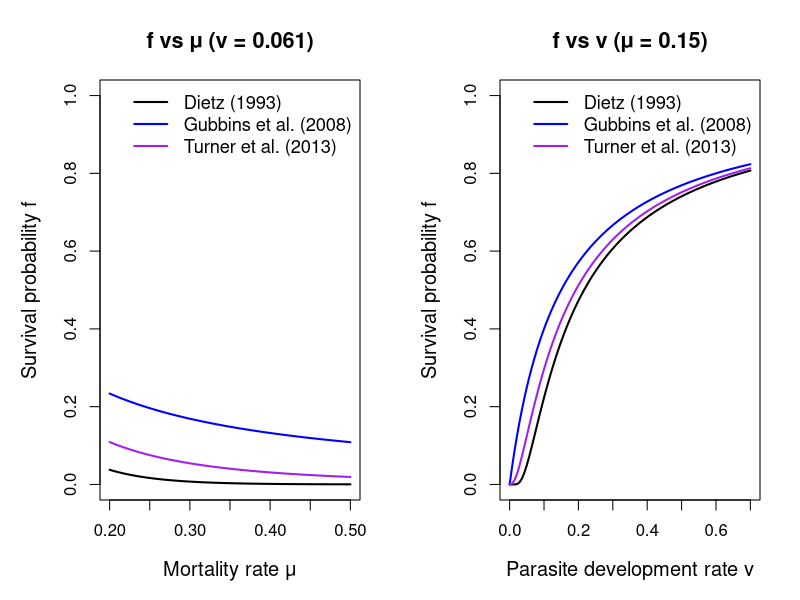

Write R code to recreate this figure.
## ---- chunk 1
#| label: f-functions
#| echo: true

# Three formulas for survival probability
f_dietz <- function(mu, nu) {
  exp(-mu/nu)
}

f_gubbins <- function(mu, nu) {
  nu / (nu + mu)
}

f_turner <- function(mu, nu) {
  (3*nu / (3*nu + mu))^3
}
## ---- chunk 2
#| label: figure3-replication
#| echo: true
#| fig-cap: "Replication of Figure 3: Latent period survival probability f as a function of mortality rate μ (left) and parasite development rate ν (right)"
#| fig-width: 12
#| fig-height: 5

# Setup for side-by-side plots
par(mfrow = c(1, 2), mar = c(5, 5, 4, 2))

# Left: mortality vs survival (ν fixed at 0.061)
mu_range <- seq(0.2, 0.5, length.out = 100)
nu_fixed <- 0.061

f1_left <- f_dietz(mu_range, nu_fixed)
f2_left <- f_gubbins(mu_range, nu_fixed)
f3_left <- f_turner(mu_range, nu_fixed)

plot(mu_range, f1_left, type = "l", col = "black", lwd = 2,
     xlab = "Mortality rate μ", ylab = "Survival probability f",
     main = "f vs μ (ν = 0.061)", ylim = c(0, 1), cex.lab = 1.2, cex.main = 1.3)
lines(mu_range, f2_left, col = "blue", lwd = 2)
lines(mu_range, f3_left, col = "purple", lwd = 2)
legend("topright", legend = c("Dietz (1993)", "Gubbins et al. (2008)", "Turner et al. (2013)"),
       col = c("black", "blue", "purple"), lwd = 2, bty = "n", cex = 1.1)

# Right: parasite development vs survival (μ fixed at 0.15)
nu_range <- seq(0, 0.7, length.out = 100)
mu_fixed <- 0.15

f1_right <- f_dietz(mu_fixed, nu_range)
f2_right <- f_gubbins(mu_fixed, nu_range)
f3_right <- f_turner(mu_fixed, nu_range)

plot(nu_range, f1_right, type = "l", col = "black", lwd = 2,
     xlab = "Parasite development rate ν", ylab = "Survival probability f",
     main = "f vs ν (μ = 0.15)", ylim = c(0, 1), cex.lab = 1.2, cex.main = 1.3)
lines(nu_range, f2_right, col = "blue", lwd = 2)
lines(nu_range, f3_right, col = "purple", lwd = 2)
legend("topright", legend = c("Dietz (1993)", "Gubbins et al. (2008)", "Turner et al. (2013)"),
       col = c("black", "blue", "purple"), lwd = 2, bty = "n", cex = 1.1)
